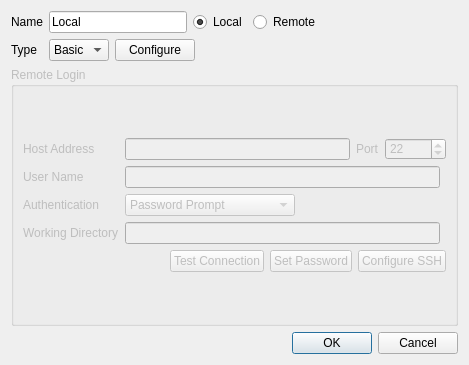
<?xml version="1.0" encoding="UTF-8"?>
<ui version="4.0">
 <class>ServerDialog</class>
 <widget class="QDialog" name="ServerDialog">
  <property name="enabled">
   <bool>true</bool>
  </property>
  <property name="geometry">
   <rect>
    <x>0</x>
    <y>0</y>
    <width>469</width>
    <height>365</height>
   </rect>
  </property>
  <property name="sizePolicy">
   <sizepolicy hsizetype="Preferred" vsizetype="Preferred">
    <horstretch>0</horstretch>
    <verstretch>0</verstretch>
   </sizepolicy>
  </property>
  <property name="windowTitle">
   <string>Edit Server</string>
  </property>
  <property name="styleSheet">
   <string>QToolButton {
   color: #333;
   background-color: QLinearGradient( x1: 0, y1: 0, x2: 0, y2: 1, 
          stop: 0 #fff,
          stop: 0.5 #eee, 
          stop: 1 #999);
   border-width: 2px;
   border-color: #333;
   border-style: solid;
   border-radius: 5;
   padding: 0px;
   font-size: 24px;
   min-width: 24px;
   max-width: 24px;
   min-height: 24px;
   max-height: 24px;
}

QToolButton:disabled {
  background-color: QLinearGradient( x1: 0, y1: 0, x2: 0, y2: 1, 
          stop: 0 #fff,
          stop: 0.5 #eee, 
          stop: 1 #bbb);
   border-color: #aaa;
   color: #aaa;
}

QToolButton:pressed {
   background-color: QLinearGradient( x1: 0, y1: 0, x2: 0, y2: 1, 
          stop: 0 #999,
          stop: 0.5 #eee, 
          stop: 1 #fff);
}


QToolButton:checked {
   border-color: #b00;
   background-color: QLinearGradient( x1: 0, y1: 0, x2: 0, y2: 1, 
          stop: 0 #999,
          stop: 0.5 #eee, 
          stop: 1 #fff);
}

QToolTip {
   border: 2px solid darkkhaki;
   padding: 2px;
   border-radius: 3px;
   opacity: 500;
   font-size: 10px;
}</string>
  </property>
  <layout class="QVBoxLayout" name="verticalLayout_2">
   <item>
    <layout class="QGridLayout" name="gridLayout">
     <item row="0" column="0">
      <widget class="QLabel" name="label">
       <property name="text">
        <string>Name</string>
       </property>
      </widget>
     </item>
     <item row="1" column="0">
      <widget class="QLabel" name="typeLabel">
       <property name="text">
        <string>Type</string>
       </property>
      </widget>
     </item>
     <item row="0" column="1">
      <layout class="QHBoxLayout" name="horizontalLayout_5">
       <item>
        <widget class="QLineEdit" name="name">
         <property name="toolTip">
          <string>Server mnemonic (does not have to match actual server name)</string>
         </property>
         <property name="text">
          <string>Local</string>
         </property>
        </widget>
       </item>
       <item>
        <widget class="QRadioButton" name="localRadioButton">
         <property name="text">
          <string>Local</string>
         </property>
         <property name="checked">
          <bool>true</bool>
         </property>
        </widget>
       </item>
       <item>
        <widget class="QRadioButton" name="remoteRadioButton">
         <property name="text">
          <string>Remote</string>
         </property>
        </widget>
       </item>
       <item>
        <spacer name="horizontalSpacer_5">
         <property name="orientation">
          <enum>Qt::Horizontal</enum>
         </property>
         <property name="sizeHint" stdset="0">
          <size>
           <width>40</width>
           <height>20</height>
          </size>
         </property>
        </spacer>
       </item>
      </layout>
     </item>
     <item row="1" column="1">
      <layout class="QHBoxLayout" name="horizontalLayout">
       <item>
        <widget class="QComboBox" name="typeCombo">
         <property name="toolTip">
          <string>Basic simply runs the qchem command on the server.  

Use PBS or SGE if there is a queue system on the server.  
You will be prompted for additional resource limits when 
submitting a job.</string>
         </property>
         <item>
          <property name="text">
           <string>Basic</string>
          </property>
         </item>
         <item>
          <property name="text">
           <string>PBS</string>
          </property>
         </item>
         <item>
          <property name="text">
           <string>SGE</string>
          </property>
         </item>
        </widget>
       </item>
       <item>
        <widget class="QPushButton" name="configureTypeButton">
         <property name="text">
          <string>Configure</string>
         </property>
        </widget>
       </item>
       <item>
        <spacer name="horizontalSpacer_6">
         <property name="orientation">
          <enum>Qt::Horizontal</enum>
         </property>
         <property name="sizeHint" stdset="0">
          <size>
           <width>40</width>
           <height>20</height>
          </size>
         </property>
        </spacer>
       </item>
      </layout>
     </item>
    </layout>
   </item>
   <item>
    <widget class="QGroupBox" name="remoteLoginGroupBox">
     <property name="enabled">
      <bool>false</bool>
     </property>
     <property name="title">
      <string>Remote Login</string>
     </property>
     <layout class="QVBoxLayout" name="verticalLayout">
      <item>
       <layout class="QGridLayout" name="gridLayout_3">
        <item row="0" column="0">
         <widget class="QLabel" name="label_4">
          <property name="text">
           <string>Host Address</string>
          </property>
         </widget>
        </item>
        <item row="1" column="0">
         <widget class="QLabel" name="userLabel">
          <property name="text">
           <string>User Name</string>
          </property>
         </widget>
        </item>
        <item row="2" column="0">
         <widget class="QLabel" name="authenticationLabel">
          <property name="text">
           <string>Authentication</string>
          </property>
         </widget>
        </item>
        <item row="1" column="1">
         <widget class="QLineEdit" name="userName">
          <property name="toolTip">
           <string>Account name on the server</string>
          </property>
         </widget>
        </item>
        <item row="2" column="1">
         <layout class="QHBoxLayout" name="horizontalLayout_2">
          <item>
           <widget class="QComboBox" name="authentication">
            <property name="currentIndex">
             <number>5</number>
            </property>
            <item>
             <property name="text">
              <string>SSH Agent</string>
             </property>
            </item>
            <item>
             <property name="text">
              <string>SSH Public Key</string>
             </property>
            </item>
            <item>
             <property name="text">
              <string>SSH Host Based</string>
             </property>
            </item>
            <item>
             <property name="text">
              <string>SSH Keyboard Interactive</string>
             </property>
            </item>
            <item>
             <property name="text">
              <string>Password Vault</string>
             </property>
            </item>
            <item>
             <property name="text">
              <string>Password Prompt</string>
             </property>
            </item>
           </widget>
          </item>
          <item>
           <spacer name="horizontalSpacer_3">
            <property name="orientation">
             <enum>Qt::Horizontal</enum>
            </property>
            <property name="sizeHint" stdset="0">
             <size>
              <width>40</width>
              <height>20</height>
             </size>
            </property>
           </spacer>
          </item>
         </layout>
        </item>
        <item row="4" column="0" colspan="3">
         <layout class="QHBoxLayout" name="horizontalLayout_3">
          <item>
           <spacer name="horizontalSpacer_4">
            <property name="orientation">
             <enum>Qt::Horizontal</enum>
            </property>
            <property name="sizeHint" stdset="0">
             <size>
              <width>40</width>
              <height>20</height>
             </size>
            </property>
           </spacer>
          </item>
          <item>
           <widget class="QPushButton" name="testConfiguration">
            <property name="text">
             <string>Test Connection</string>
            </property>
           </widget>
          </item>
          <item>
           <widget class="QPushButton" name="setPassword">
            <property name="enabled">
             <bool>false</bool>
            </property>
            <property name="text">
             <string>Set Password</string>
            </property>
           </widget>
          </item>
          <item>
           <widget class="QPushButton" name="configureSsh">
            <property name="text">
             <string>Configure SSH</string>
            </property>
           </widget>
          </item>
         </layout>
        </item>
        <item row="0" column="1" colspan="2">
         <layout class="QHBoxLayout" name="horizontalLayout_6">
          <item>
           <widget class="QLineEdit" name="hostAddress">
            <property name="toolTip">
             <string>Server name or IP address</string>
            </property>
           </widget>
          </item>
          <item>
           <widget class="QLabel" name="label_3">
            <property name="text">
             <string>Port</string>
            </property>
           </widget>
          </item>
          <item>
           <widget class="QSpinBox" name="port">
            <property name="minimum">
             <number>0</number>
            </property>
            <property name="maximum">
             <number>65535</number>
            </property>
            <property name="value">
             <number>22</number>
            </property>
           </widget>
          </item>
         </layout>
        </item>
        <item row="3" column="1">
         <widget class="QLineEdit" name="workingDirectory">
          <property name="toolTip">
           <string>This is the directory on the server where calculations will be run</string>
          </property>
         </widget>
        </item>
        <item row="3" column="0">
         <widget class="QLabel" name="workingDirectoryLabel">
          <property name="text">
           <string>Working Directory</string>
          </property>
         </widget>
        </item>
       </layout>
      </item>
     </layout>
    </widget>
   </item>
   <item>
    <layout class="QHBoxLayout" name="horizontalLayout_4">
     <item>
      <spacer name="horizontalSpacer">
       <property name="orientation">
        <enum>Qt::Horizontal</enum>
       </property>
       <property name="sizeHint" stdset="0">
        <size>
         <width>288</width>
         <height>20</height>
        </size>
       </property>
      </spacer>
     </item>
     <item>
      <widget class="QDialogButtonBox" name="buttonBox">
       <property name="orientation">
        <enum>Qt::Horizontal</enum>
       </property>
       <property name="standardButtons">
        <set>QDialogButtonBox::Cancel|QDialogButtonBox::Ok</set>
       </property>
      </widget>
     </item>
    </layout>
   </item>
  </layout>
 </widget>
 <tabstops>
  <tabstop>name</tabstop>
  <tabstop>localRadioButton</tabstop>
  <tabstop>remoteRadioButton</tabstop>
  <tabstop>typeCombo</tabstop>
  <tabstop>configureTypeButton</tabstop>
  <tabstop>hostAddress</tabstop>
  <tabstop>port</tabstop>
  <tabstop>userName</tabstop>
  <tabstop>authentication</tabstop>
  <tabstop>workingDirectory</tabstop>
  <tabstop>testConfiguration</tabstop>
  <tabstop>setPassword</tabstop>
  <tabstop>configureSsh</tabstop>
  <tabstop>buttonBox</tabstop>
 </tabstops>
 <resources>
  <include location="IQmol.qrc"/>
 </resources>
 <connections>
  <connection>
   <sender>buttonBox</sender>
   <signal>rejected()</signal>
   <receiver>ServerDialog</receiver>
   <slot>reject()</slot>
   <hints>
    <hint type="sourcelabel">
     <x>316</x>
     <y>260</y>
    </hint>
    <hint type="destinationlabel">
     <x>286</x>
     <y>274</y>
    </hint>
   </hints>
  </connection>
 </connections>
</ui>
